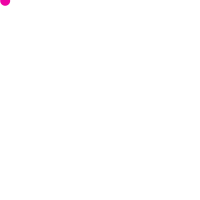
Frame 1 (no input)
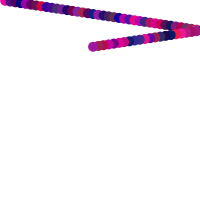
Frame 60 (the mouse pressed at the canvas centre just before this capture)
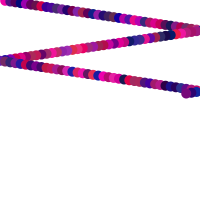
Frame 120 (the mouse held since frame 60 and released just before this capture)

The Processing sketch that drew these frames (run headless with seeded random() and noise(); from frame 60 on, the mouse is pressed at the canvas centre):

// Processing sketch: processing_62662
// ── processing_62662.pde

float x = 0;
float geschwindigkeitX = random(8);

float y = 0;
float geschwindigkeitY = random(3);

float esize = 10;
 
float r = 200;
float g = 200;
float b = 200;

void setup() {
  size(200, 200);
  smooth();
  background(255);
}
void draw() {
  x = x + geschwindigkeitX;
  y = y + geschwindigkeitY;
  if (x > width || x < 0) {
    geschwindigkeitX = -geschwindigkeitX;
  }
  if  (y > height || y < 0) {
    geschwindigkeitY = -geschwindigkeitY;
    esize = random(50);
  }
   
   r = random (0,250);
   g = random (-10,50);
   b = random (70,180);
  
 // Display circle at x location
  noStroke();
  fill(r,g,b);
  ellipse(x, y, esize, esize);
  
  
}
